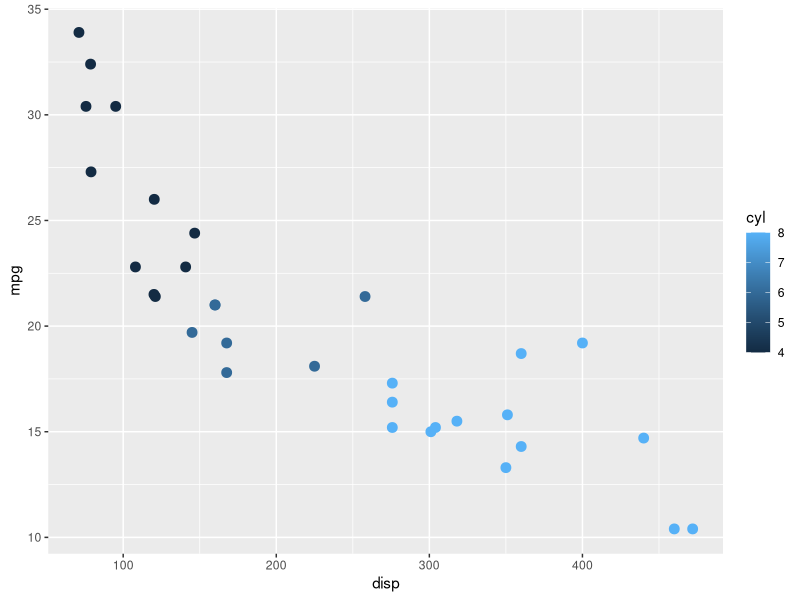
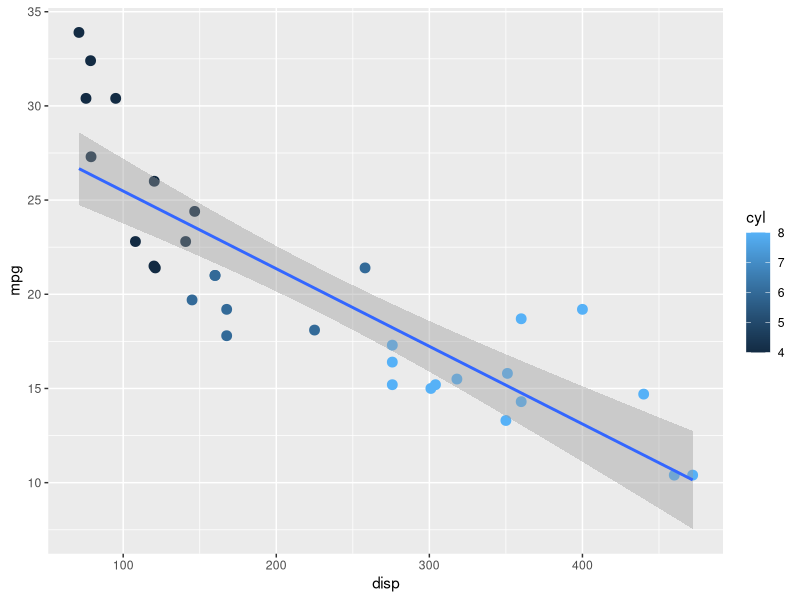
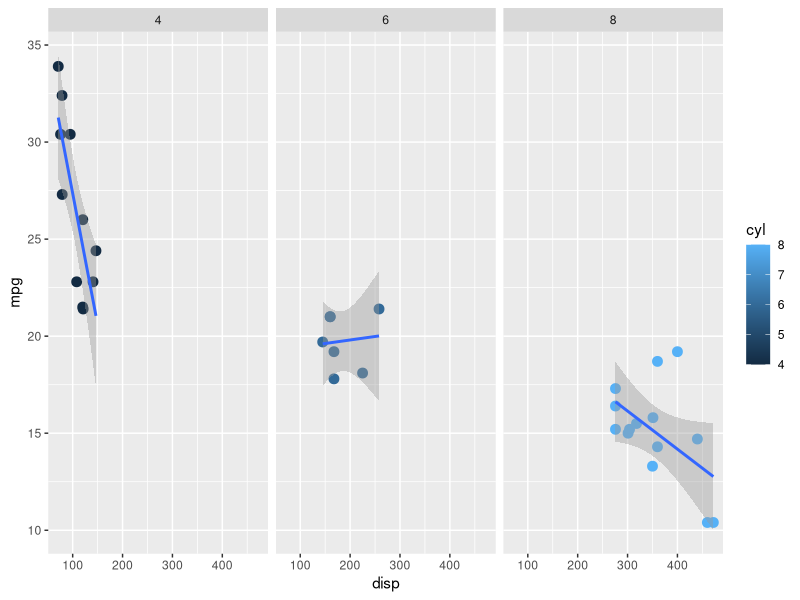
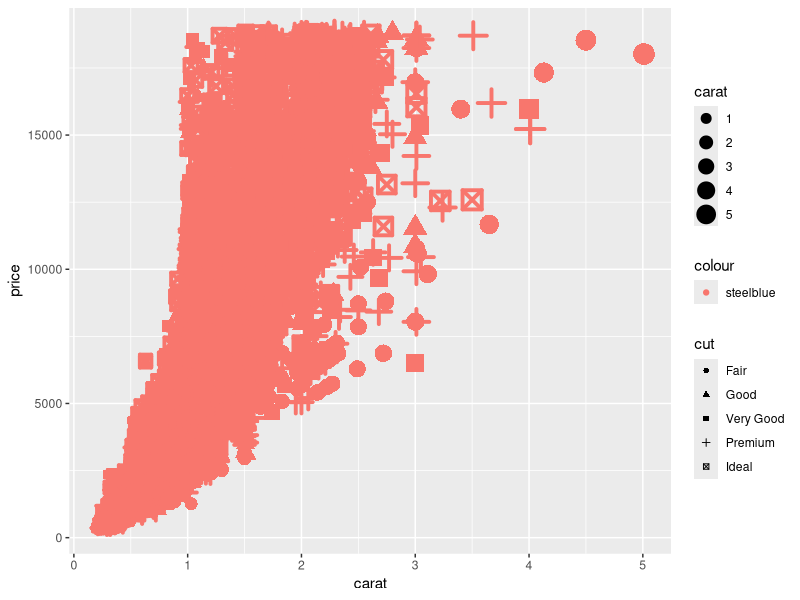
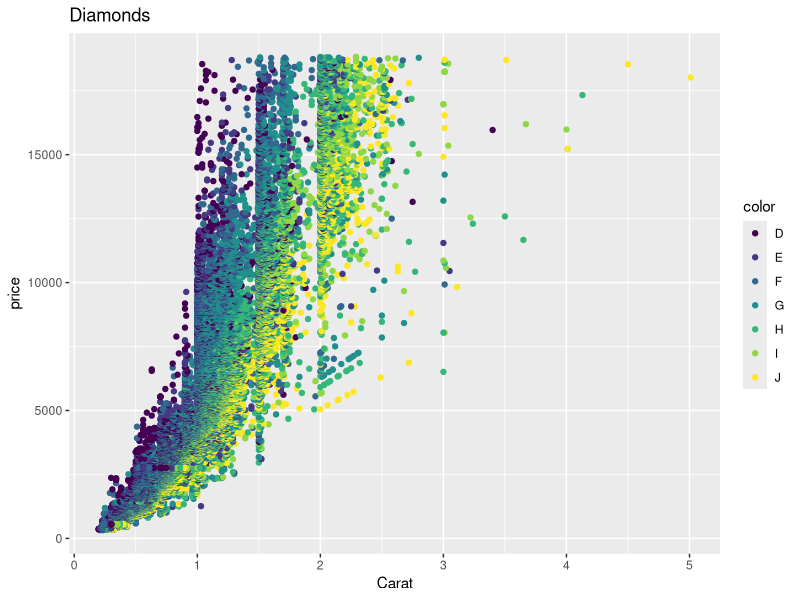
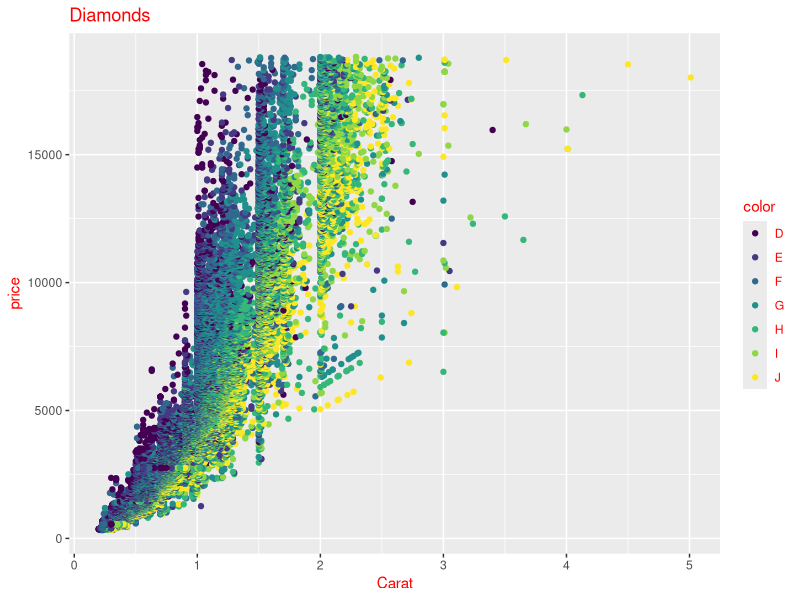
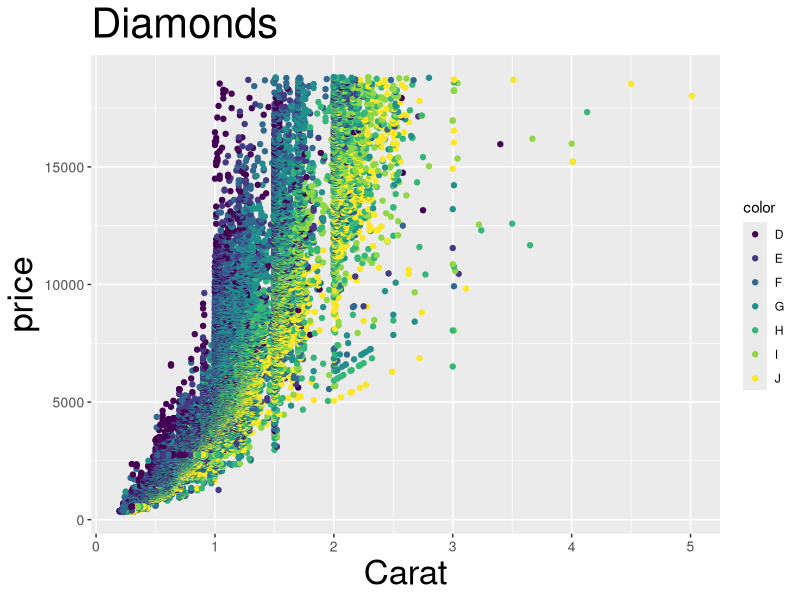
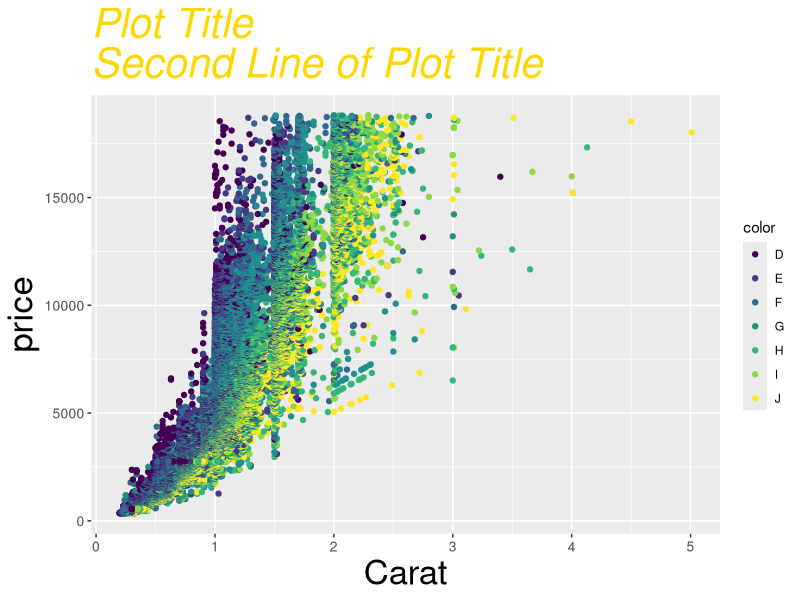

These charts were generated, in order, by the following R code:
library(tidyverse)

# Scatterplot with cylinders different colors
mtcars %>%
  ggplot(
    mapping = aes(
      x = disp, 
      y = mpg)
  ) + 
  geom_point(size=3, aes(color=cyl)
  )

# Layers created by geom_ and stat_ functions
mtcars %>%
  ggplot(aes(
    x = disp, 
    y = mpg)) + 
  geom_point(size=3, aes(color=cyl)) + 
  stat_smooth(method = lm)

# Faceting: visual equivalent of grouping by
mtcars %>%
  ggplot(aes(
    x = disp,
    y = mpg)) + 
  geom_point(size=3, aes(color=cyl)) +
  stat_smooth(method = lm) + 
  facet_wrap(facets = vars(cyl))
 


# Examples using diamonds data
view(diamonds)
gg <-  ggplot(diamonds, aes(x=carat, y=price)) 
gg + geom_point(aes(
  size=carat,
  shape=cut,
  color='steelblue',
  stroke=2))

# Add X and Y axis labels
gg1 <- gg + geom_point(aes(color=color))
gg2 <- gg1 + labs(title='Diamonds', x='Carat', y='price')
gg2

# Change color of all text with theme()
gg2 + theme(text=element_text(color='red'))


# Changing plot and axis title and text size
gg3 <- gg2 + 
  theme(plot.title=element_text(size=30), 
        axis.title.x=element_text(size=25),
        axis.title.y=element_text(size=25),
        axis.text.x=element_text(size=10),
        axis.text.y=element_text(size=10)
  )
gg3

# Changing title face, color, line height
gg3 + 
  labs(title = "Plot Title\nSecond Line of Plot Title") +
  theme(plot.title = element_text(
    face="italic", 
    color="gold", 
    lineheight=.8)
  )

# Manually set point colors
gg3 + scale_colour_manual(
  name='Color Legend', 
  values=c('D'='maroon', 
           'E'='cyan', 
           'F'='lavender', 
           'G'='salmon', 
           'H'='white', 
           'I'='gold', 
           'J'='firebrick'))

# Adjust axis limits
gg3 + 
  coord_cartesian(xlim=c(0,3), ylim=c(2000, 5000)) + 
  stat_smooth()  # zoom in

# Change X, Y axis labels
gg3 + scale_y_continuous(
  breaks=seq(0, 18000, 3000)) +
  scale_x_continuous(
    labels=c("zero","one", "two", "three", "four", "five" ))

# Flip X and Y axis
gg3 + coord_flip()
